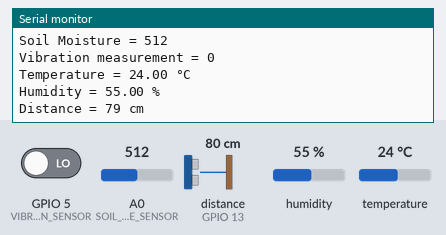
This sketch was run on a simulated ESP8266 (NodeMCU). Parts: the last lines printed to the serial monitor. Wiring (inferred from the names in the program): ultrasonic range finder: trigger GPIO 12; echo GPIO 13. The test bench sets the inputs (shaded band); at power-on: distance to the obstacle (sensor on GPIO 13) 80 cm, humidity 55 %, A0 (SOIL_MOISTURE_SENSOR) = 512, temperature 24 °C, GPIO 5 (VIBRATION_SENSOR) LOW. The echo pulse lasts 58.3 µs per cm; WiFi joins after 1.5 s; servers stay silent unless stated.

Above: at 2.7 s.
2.8 s: distance to the obstacle (sensor on GPIO 13) set to 2 cm
At 3.2 s:
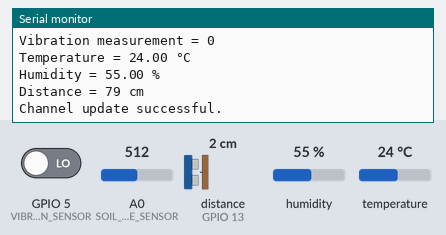
7.6 s: humidity set to 22 %
At 8.9 s:
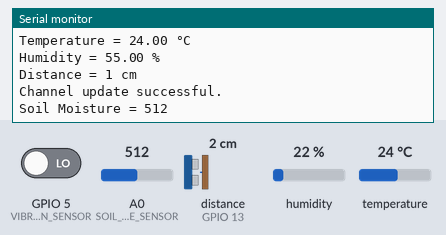
9.1 s: A0 (SOIL_MOISTURE_SENSOR) set to 716
At 10.4 s:
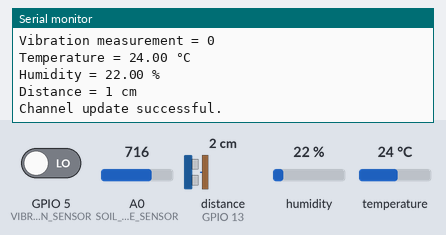
10.6 s: temperature set to 12 °C
At 12.0 s:
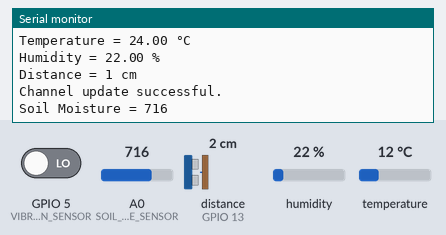
12.1 s: distance to the obstacle (sensor on GPIO 13) set to 4 cm
At 13.4 s:
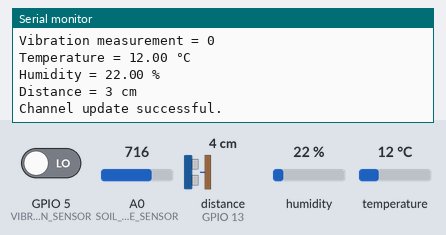
13.6 s: A0 (SOIL_MOISTURE_SENSOR) set to 992
At 15.7 s:
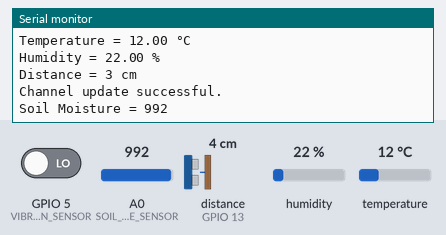
Timing chart, 0 to 16.1 s (numbered marks = the images above; inputs shaded):
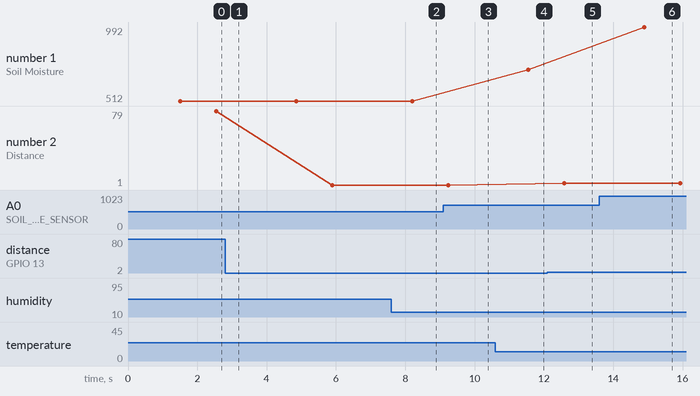

The sketch:

arduino_code.ino
```cpp
#include <ESP8266WiFi.h>
#include <WiFiClient.h>
#include <ThingSpeak.h>
#include <DHT.h>

// WiFi credentials
const char* ssid = "Sandesh"; // Your Network SSID
const char* password = "1587394w"; // Your Network Password

// ThingSpeak credentials
unsigned long myChannelNumber = 2613818; // Your Channel Number
const char* myWriteAPIKey = "M6U4UJ6IBJA8K8ZF"; // Your Write API Key

// Pin definitions
const int SOIL_MOISTURE_SENSOR = A0;
const int VIBRATION_SENSOR = 5;
#define DHTPIN 2
#define DHTTYPE DHT11
const int TRIG_PIN = 12; // Ultrasonic sensor TRIG pin
const int ECHO_PIN = 13; // Ultrasonic sensor ECHO pin

// Initialize DHT sensor
DHT dht(DHTPIN, DHTTYPE);

// WiFi client
WiFiClient client;

// Function to initialize vibration sensor
long TP_init() {
  delay(10);
  long measurement = pulseIn(VIBRATION_SENSOR, HIGH); // wait for the pin to get HIGH and returns measurement
  return measurement;
}

// Function to get distance from ultrasonic sensor
long getDistance() {
  digitalWrite(TRIG_PIN, LOW);
  delayMicroseconds(2);
  digitalWrite(TRIG_PIN, HIGH);
  delayMicroseconds(10);
  digitalWrite(TRIG_PIN, LOW);

  long duration = pulseIn(ECHO_PIN, HIGH);
  long distance = duration * 0.034 / 2; // Calculate the distance in cm
  return distance;
}

void setup() {
  Serial.begin(9600);
  pinMode(VIBRATION_SENSOR, INPUT);
  pinMode(TRIG_PIN, OUTPUT);
  pinMode(ECHO_PIN, INPUT);

  // Connect to WiFi network
  WiFi.begin(ssid, password);

  // Wait for connection
  while (WiFi.status() != WL_CONNECTED) {
    delay(500);
    Serial.print(".");
  }
  Serial.println("");
  Serial.println("WiFi connected");

  // Initialize ThingSpeak
  ThingSpeak.begin(client);

  // Start the DHT sensor
  dht.begin();
}

void loop() {
  // Read soil moisture sensor
  int soilMoistureValue = analogRead(SOIL_MOISTURE_SENSOR);
  Serial.print("Soil Moisture = ");
  Serial.println(soilMoistureValue);

  // Read vibration sensor
  long measurement = TP_init();
  delay(10);

  Serial.print("Vibration measurement = ");
  Serial.println(measurement);

  // Read DHT sensor
  float humidity = dht.readHumidity();
  float temperature = dht.readTemperature();

  if (isnan(humidity) || isnan(temperature)) {
    Serial.println("Failed to read from DHT sensor!");
    return;
  }

  Serial.print("Temperature = ");
  Serial.print(temperature);
  Serial.println(" °C");
  Serial.print("Humidity = ");
  Serial.print(humidity);
  Serial.println(" %");

  // Read ultrasonic sensor
  long distance = getDistance();
  Serial.print("Distance = ");
  Serial.print(distance);
  Serial.println(" cm");

  // Upload data to ThingSpeak
  ThingSpeak.setField(1, soilMoistureValue);
  ThingSpeak.setField(2, measurement);
  ThingSpeak.setField(3, temperature);
  ThingSpeak.setField(4, humidity);
  ThingSpeak.setField(5, distance);
  int x = ThingSpeak.writeFields(myChannelNumber, myWriteAPIKey);

  if (x == 200) {
    Serial.println("Channel update successful.");
  } else {
    Serial.println("Problem updating channel. HTTP error code " + String(x));
  }

  // Wait a few seconds before the next loop
  delay(2000);
}
```

Measured:
- after the input at 12.1 s, the serial monitor: prints a new line after 0.49 s (image 5)
- after the input at 13.6 s, the serial monitor: prints a new line after 1.3 s (image 6)
- plotted number 1: 716 → 992 after the input at 13.6 s
- plotted number 2: 79 → 1 after the input at 2.8 s, 1 → 3 after the input at 12.1 s
